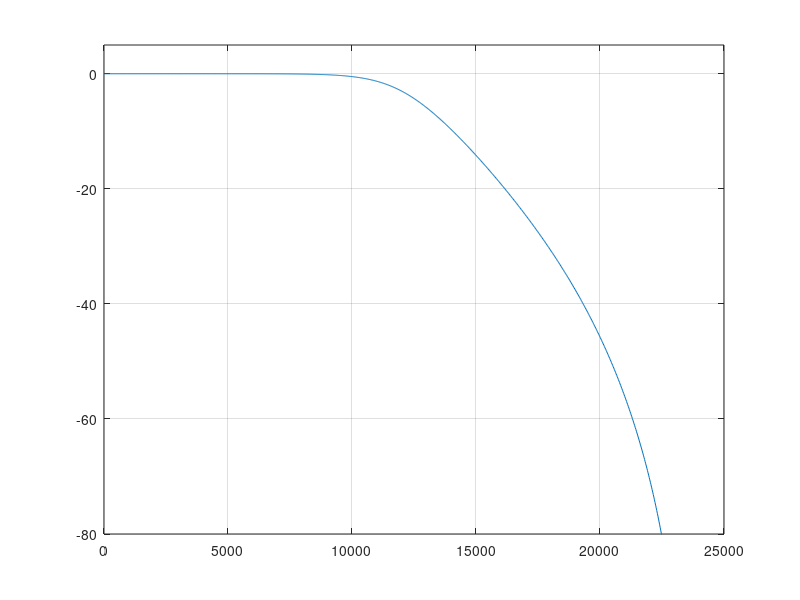

MATLAB code to generate this figure:
N = 4;
f_sample = 48000; %Hz
f_cutoff = 12000; %Hz

[B,A] = butter(N,f_cutoff/(f_sample/2));

A = A(2:length(A));
max_val = max(max(abs(B)), max(abs(A)));
scale_factor = 1;

if max_val >= 1
    scale_factor = 2^ceil(log2(max_val)); 
end

b_scaled = B/scale_factor;
a_scaled = A/scale_factor;

[H,W] = freqz(b_scaled, [1 a_scaled], 1024, f_sample);

plot(W, 20*log10(abs(H)));
ylim([-80 5]);
hold on;
grid on;


file= fopen('task_3_iir_butter_b.dat', 'w');
fprintf(file, '%f,\n', b_scaled);
fclose(file);

file= fopen('task_3_iir_butter_a.dat', 'w');
fprintf(file, '%f,\n', a_scaled);
fclose(file);

disp(['num b: ', num2str(length(b_scaled))]);
disp(['num a: ', num2str(length(a_scaled))]);
disp(['scale: ', num2str(length(scale_factor))]);
